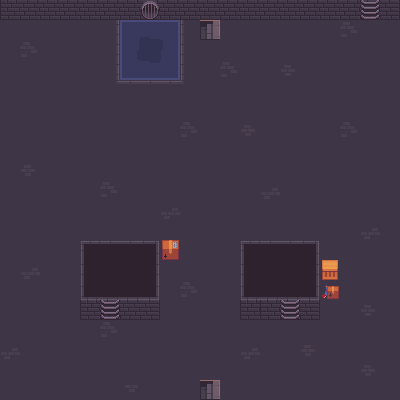

Rendered tile map (Tiled .tmx) drawn with the repository's tilesets; below, a short description and the full map source, tile grids included:
An orthogonal 20x20 tile map with 20x20 px tiles, 2 tile layers (terrain, upper).

<map version="1.10" tiledversion="1.11.2" orientation="orthogonal" renderorder="right-down" width="20" height="20" tilewidth="20" tileheight="20" infinite="0" nextlayerid="3" nextobjectid="1">
 <tileset firstgid="1" source="sewer_tileset.tsx" />
 <layer id="1" name="terrain" width="20" height="20">
  <data encoding="csv">
43,44,44,44,44,44,44,44,44,44,44,44,44,44,44,44,44,44,44,45,
16,16,16,16,16,17,116,117,118,15,26,16,16,16,16,16,16,33,16,16,
16,33,16,16,16,17,130,131,132,15,16,16,16,16,16,16,16,16,16,16,
16,16,16,16,16,17,144,145,146,15,16,33,16,16,32,16,16,16,16,16,
16,16,16,16,16,18,2,2,2,19,16,16,16,16,16,16,16,16,16,16,
16,16,16,16,16,16,16,16,16,16,16,16,16,16,16,16,16,16,16,16,
16,16,16,16,16,16,16,16,16,33,16,16,32,16,16,16,16,33,16,16,
16,16,16,16,16,16,16,16,16,16,16,16,16,16,16,16,16,16,16,16,
16,32,16,16,16,16,16,16,16,16,16,16,16,16,16,16,16,16,16,16,
16,16,16,16,16,33,16,16,16,16,16,16,16,47,16,16,16,16,16,16,
16,16,16,16,16,16,16,16,47,16,16,16,16,16,16,16,16,16,16,16,
16,16,16,16,16,16,16,16,16,16,16,16,16,16,16,16,16,16,47,16,
16,16,16,16,57,58,58,59,16,16,16,16,57,58,58,59,16,16,16,16,
16,47,16,16,71,72,72,73,16,16,16,16,71,72,72,73,16,16,16,16,
16,16,16,16,85,86,86,87,16,33,16,16,85,86,86,87,16,16,16,16,
16,16,16,16,43,44,44,45,16,16,16,16,43,43,43,45,16,16,32,16,
16,16,16,16,16,33,16,16,16,16,16,16,16,16,16,16,16,16,16,16,
47,16,16,16,16,16,16,16,16,16,16,16,47,16,16,32,16,16,16,16,
16,16,16,16,16,16,16,16,16,16,16,16,16,16,16,16,16,16,32,16,
16,16,16,16,16,16,46,16,16,16,26,16,16,16,16,16,16,16,16,16
</data>
 </layer>
 <layer id="2" name="upper" width="20" height="20">
  <data encoding="csv">
0,0,0,0,0,0,0,48,0,0,0,0,0,0,0,0,0,0,50,0,
0,0,0,0,0,0,0,0,0,0,0,0,0,0,0,0,0,0,0,0,
0,0,0,0,0,0,0,0,0,0,0,0,0,0,0,0,0,0,0,0,
0,0,0,0,0,0,0,0,0,0,0,0,0,0,0,0,0,0,0,0,
0,0,0,0,0,0,0,0,0,0,0,0,0,0,0,0,0,0,0,0,
0,0,0,0,0,0,0,0,0,0,0,0,0,0,0,0,0,0,0,0,
0,0,0,0,0,0,0,0,0,0,0,0,0,0,0,0,0,0,0,0,
0,0,0,0,0,0,0,0,0,0,0,0,0,0,0,0,0,0,0,0,
0,0,0,0,0,0,0,0,0,0,0,0,0,0,0,0,0,0,0,0,
0,0,0,0,0,0,0,0,0,0,0,0,0,0,0,0,0,0,0,0,
0,0,0,0,0,0,0,0,0,0,0,0,0,0,0,0,0,0,0,0,
0,0,0,0,0,0,0,0,0,0,0,0,0,0,0,0,0,0,0,0,
0,0,0,0,0,0,0,0,14,0,0,0,0,0,0,0,0,0,0,0,
0,0,0,0,0,0,0,0,0,0,0,0,0,0,0,0,13,0,0,0,
0,0,0,0,0,0,0,0,0,0,0,0,0,0,0,0,27,0,0,0,
0,0,0,0,0,50,0,0,0,0,0,0,0,0,50,0,0,0,0,0,
0,0,0,0,0,0,0,0,0,0,0,0,0,0,0,0,0,0,0,0,
0,0,0,0,0,0,0,0,0,0,0,0,0,0,0,0,0,0,0,0,
0,0,0,0,0,0,0,0,0,0,0,0,0,0,0,0,0,0,0,0,
0,0,0,0,0,0,0,0,0,0,0,0,0,0,0,0,0,0,0,0
</data>
 </layer>
</map>
